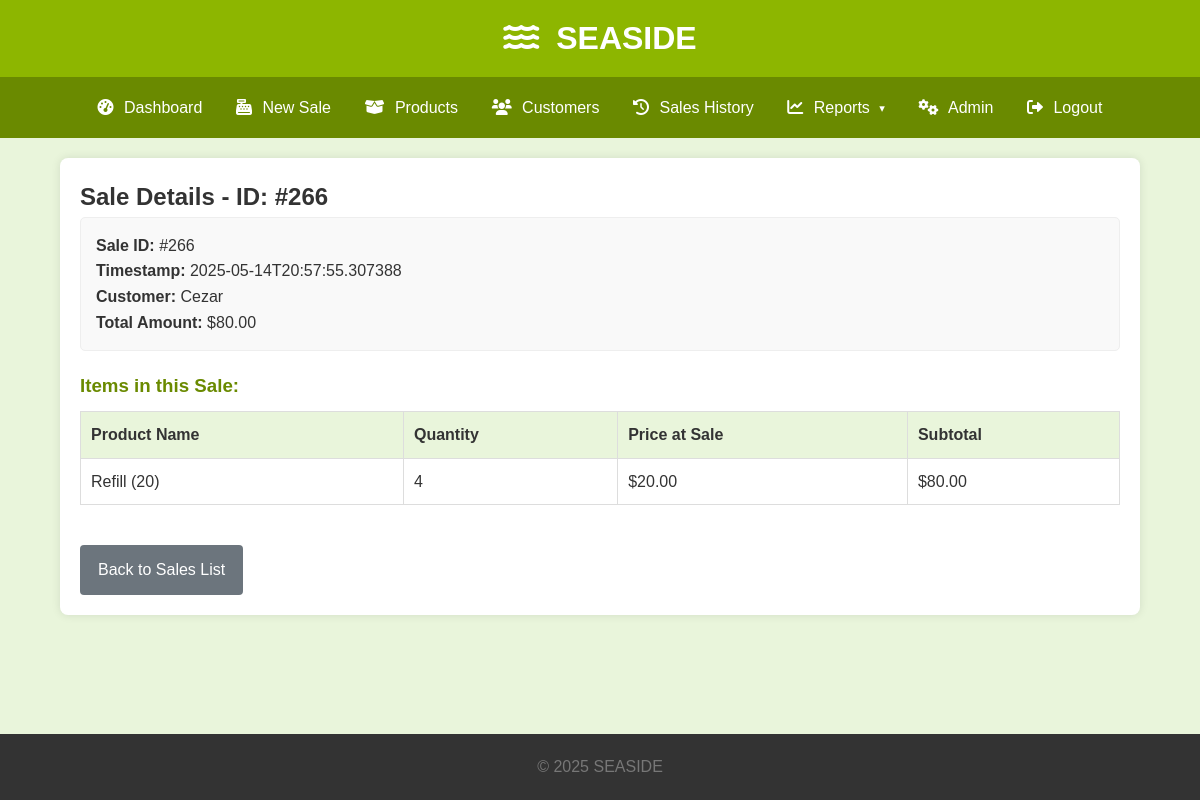
/sales/266 (signed in), run on the app's committed database.
### tables this page shows
CREATE TABLE Sales (
                SaleID INTEGER PRIMARY KEY AUTOINCREMENT,
                SaleTimestamp TEXT NOT NULL,
                TotalAmount REAL NOT NULL CHECK (TotalAmount >= 0),
                CustomerName TEXT DEFAULT 'N/A'
            );

CREATE TABLE SaleItems (
                SaleItemID INTEGER PRIMARY KEY AUTOINCREMENT,
                SaleID INTEGER NOT NULL,
                ProductName TEXT NOT NULL,
                Quantity INTEGER NOT NULL CHECK (Quantity > 0),
                PriceAtSale REAL NOT NULL,
                Subtotal REAL NOT NULL,
                FOREIGN KEY (SaleID) REFERENCES Sales (SaleID) ON DELETE CASCADE
            );

### app.py (the view)
@app.route('/sales/<int:sale_id>')
@login_required
def view_sale(sale_id):
    sale_details = db.get_sale_details_db(sale_id)
    if not sale_details:
        flash(f"Sale with ID {sale_id} not found.", "error")
        return redirect(url_for('list_sales'))  # Consider redirecting back with filters if coming from filtered view
    return render_template('sales/details.html',
                           sale=sale_details["info"],
                           items=sale_details["items"],
                           title=f"Sale #{sale_id} Details")

### app.py (called while the page is built)
@app.context_processor
def utility_processor():
    return {
        'now': datetime.datetime.now,  # Current datetime for use in templates (e.g., footer year)
        'min': min,  # Make min() function available
        'max': max,  # Make max() function available
        'logged_in': session.get('logged_in', False),  # Check login status
        'calendar': calendar  # Make calendar module available (e.g., for month names)
    }

def login_required(f):
    @wraps(f)
    def decorated_function(*args, **kwargs):
        if not session.get('logged_in'):
            flash("Please log in to access this page.", "warning")
            return redirect(url_for('login', next=request.url))  # Redirect to login, remembering the intended page
        return f(*args, **kwargs)
    return decorated_function

### db_operations.py (called while the page is built)
def get_db_connection():
    conn = None
    try:
        conn = sqlite3.connect(DATABASE_URL)
        conn.row_factory = sqlite3.Row  # Access columns by name (e.g., row['ColumnName'])
        conn.execute("PRAGMA foreign_keys = ON;")  # Enforce foreign key constraints
        logging.debug("Database connection established successfully.")
    except sqlite3.Error as e:
        logging.error(f"Database connection error to '{DATABASE_URL}': {e}", exc_info=True)
        raise  # Re-raise the exception if connection fails, so the app can handle it
    return conn

### templates/sales/details.html
{% extends "base.html" %}
{% block content %}
<h2>Sale Details - ID: #{{ sale.SaleID }}</h2>
<div class="sale-info" style="margin-bottom: 20px; padding: 15px; background-color: #f9f9f9; border-radius: 5px; border: 1px solid #eee;">
    <p><strong>Sale ID:</strong> #{{ sale.SaleID }}</p>
    <p><strong>Timestamp:</strong> {{ sale.SaleTimestamp }}</p>
    <p><strong>Customer:</strong> {{ sale.CustomerName if sale.CustomerName else 'N/A' }}</p>
    <p><strong>Total Amount:</strong> ${{ "%.2f"|format(sale.TotalAmount) }}</p>
</div>
<h3>Items in this Sale:</h3>
{% if items %}
<table>
    <thead>
        <tr>
            <th>Product Name</th>
            <th>Quantity</th>
            <th>Price at Sale</th>
            <th>Subtotal</th>
        </tr>
    </thead>
    <tbody>
        {% for item in items %}
        <tr>
            <td>{{ item.ProductName }}</td>
            <td>{{ item.Quantity }}</td>
            <td>${{ "%.2f"|format(item.PriceAtSale) }}</td> <td>${{ "%.2f"|format(item.Subtotal) }}</td>   </tr>
        {% endfor %}
    </tbody>
</table>
{% else %}
<p>No items found for this sale. This might indicate an issue with the sale record.</p>
{% endif %}
<a href="{{ url_for('list_sales') }}" class="btn btn-secondary" style="margin-top: 20px;">Back to Sales List</a>
{% endblock %}

### static/css/style.css (style rules this page uses)
* { box-sizing: border-box; margin: 0; padding: 0; }
body { font-family: Arial, sans-serif; line-height: 1.6; background-color: #e9f5db; color: #333; display: flex; flex-direction: column; min-height: 100vh; }
.table-responsive-wrapper > table { width: 100%; border-collapse: collapse; }
.table-responsive-wrapper > table th, .table-responsive-wrapper > table td { border: 1px solid #ddd; padding: 10px; text-align: left; white-space: nowrap; }
.table-responsive-wrapper > table th { background-color: #e9f5db; }
.btn { padding: 12px 18px; color: white; background-color: #8DB600; border: none; border-radius: 4px; cursor: pointer; text-decoration: none; display: inline-block; font-size: 1rem; transition: background-color 0.2s ease-in-out; }
.btn-secondary { background-color: #6c757d; color: #fff; }
.content h3 { margin-top: 20px; margin-bottom: 10px; color: #6A8A00; }

### data on the page
Sales: SaleID "266", SaleTimestamp "2025-05-14T20:57:55.307388", CustomerName "Cezar", TotalAmount "80.00"
SaleItems: ProductName "Refill (20)", Quantity "4", PriceAtSale "20.00", Subtotal "80.00"
